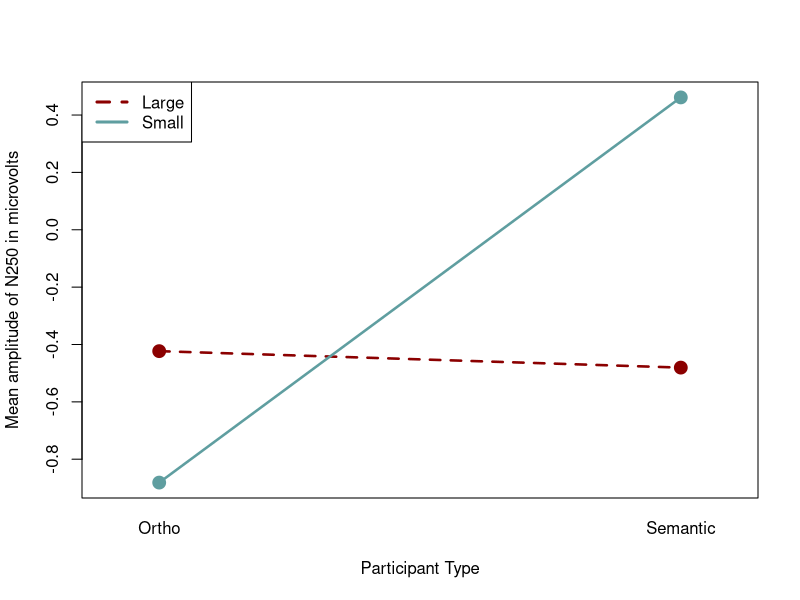
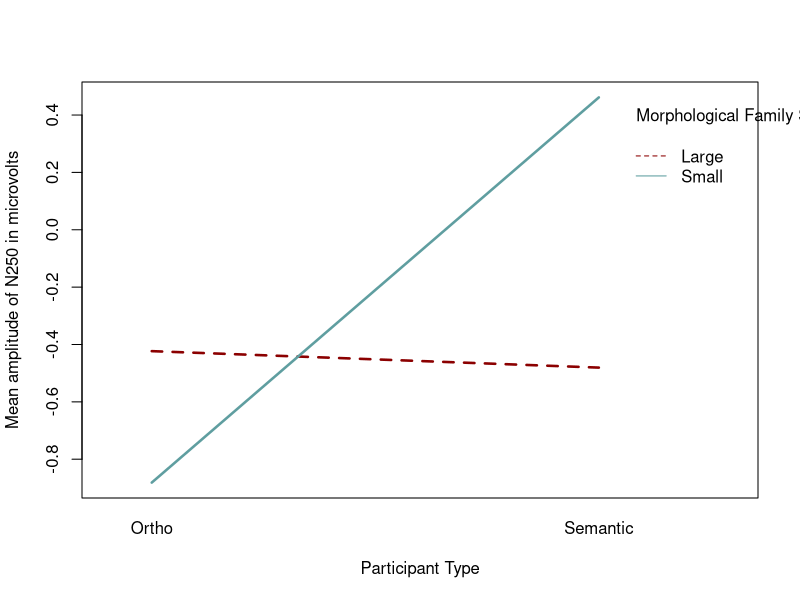
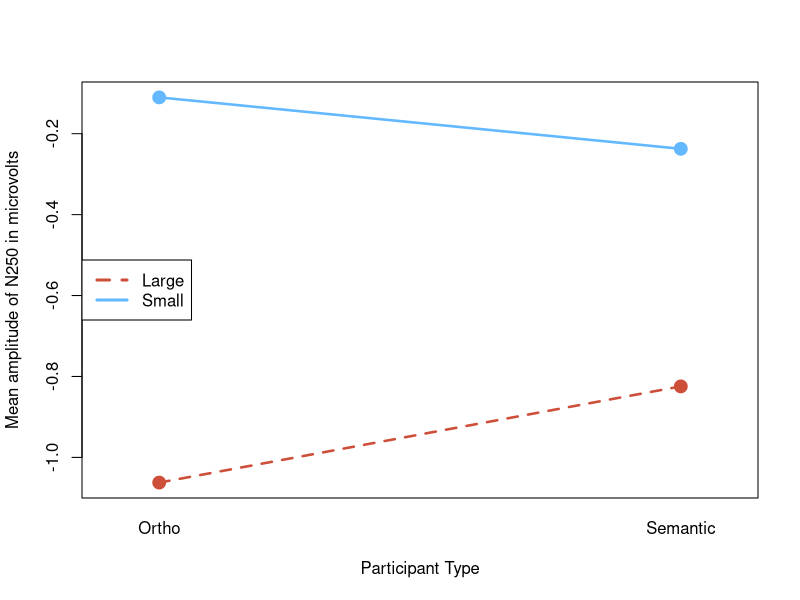
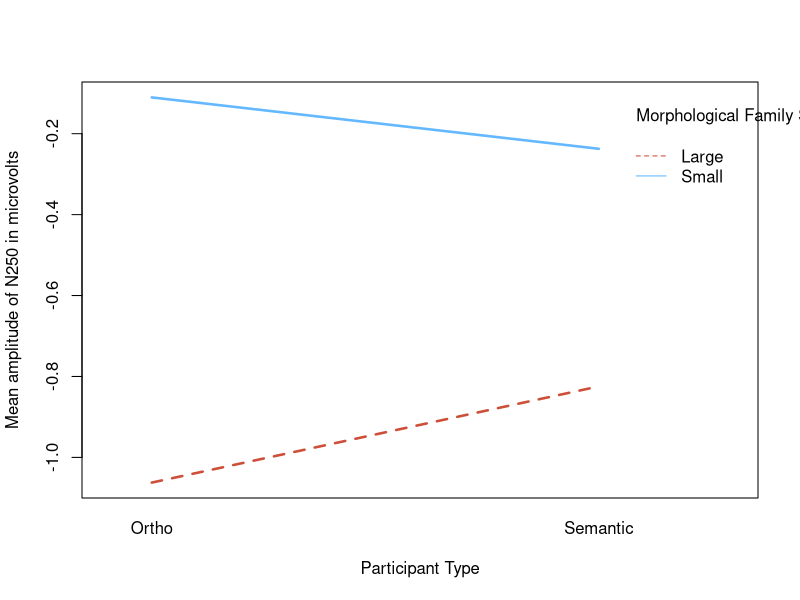
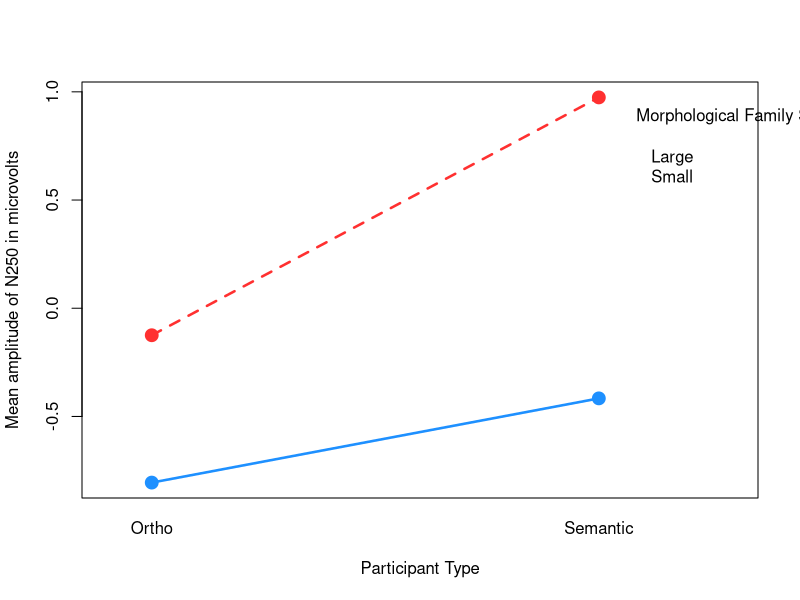
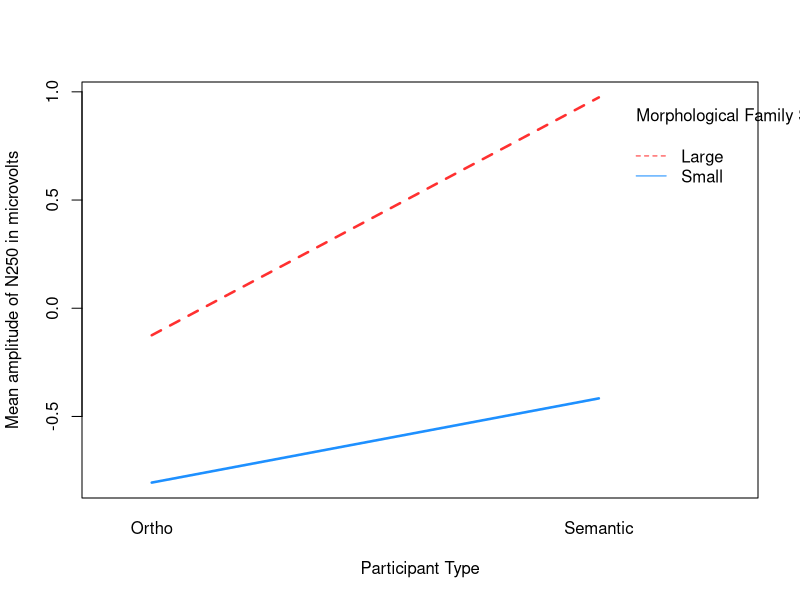

Write R code to recreate these figures, in order.
## ---- chunk 1
knitr::opts_chunk$set(echo = TRUE, message = FALSE, warning = FALSE, error = FALSE)
## ---- chunk 2
library(readr)
library(psych)
library(dplyr)
library(tidyr)
## ---- chunk 3
m21_dem <- read_csv("csv_files/m21_dem_data.csv")
## ---- chunk 4
m21_n250 <- read_csv("csv_files/S101-177_n250.csv")
## ---- chunk 5
m21_n250 <- inner_join(m21_dem,m21_n250, by = "SubjID")
## ---- chunk 6
write_csv(m21_n250, "csv_files/m21_dem_erp_n250_rmna.csv")
## ---- chunk 7
sites = c(3,2, 25, 7, 20, 21, 12, 11, 16)
m21_n250_9 <- dplyr::filter(m21_n250, chindex %in% sites)

## ---- chunk 8
m21_n250_9 <- dplyr::mutate(m21_n250_9,
                            anteriority = case_when(grepl("F", chlabel) ~ "Frontal",
                                              grepl("C", chlabel) ~ "Central",
                                              grepl("P", chlabel) ~ "Parietal"
                                              )
                            )

m21_n250_9 <- dplyr::mutate(m21_n250_9, 
                            laterality = case_when(grepl("3", chlabel) ~ "Left",
                                                    grepl("z", chlabel) ~ "Midline",
                                                    grepl("Z", chlabel) ~ "Midline",
                                                    grepl("4", chlabel) ~ "Right"
                            )
)



m21_n250_9 <- dplyr::mutate(m21_n250_9, 
                            fam_size = case_when(grepl("small", binlabel) ~ "Small",
                                                   grepl("large", binlabel) ~ "Large"
                            )
)
## ---- chunk 9
m21_n250_9b <- dplyr::select(m21_n250_9, 
                             SubjID, 
                             Type, 
                             anteriority, 
                             laterality, 
                             fam_size,
                             value,
                             chlabel,
                             binlabel)
## ---- chunk 10
m21_n250_words <- dplyr::filter(m21_n250_9b, grepl("Critical_word",binlabel))
m21_n250_nwsmpl <- dplyr::filter(m21_n250_9b, grepl("simple",binlabel))
m21_n250_nwcplx <- dplyr::filter(m21_n250_9b, grepl("complex",binlabel))
## ---- chunk 11
options(contrasts = c("contr.helmert", "contr.poly")) 
options("contrasts")
## ---- chunk 12
m1 <- aov(value ~ Type * fam_size * anteriority * laterality, data = m21_n250_words)
m2 <- aov(value ~ Type * fam_size * anteriority * laterality, data = m21_n250_nwsmpl)
m3 <- aov(value ~ Type * fam_size * anteriority * laterality, data = m21_n250_nwcplx)
summary(m1)
summary(m2)
summary(m3)
## ---- chunk 13
library(car)
Anova(m1, type = "III")
Anova(m2, type = "III")
Anova(m3, type = "III")
## ---- chunk 14

interaction.plot(x.factor = m21_n250_words$Type, 
                 trace.factor = m21_n250_words$fam_size, 
                 response = m21_n250_words$value, 
                 xlab = "Participant Type", 
                 ylab = "Mean amplitude of N250 in microvolts", 
                 trace.label = "Morphological Family Size", 
                 col = c('darkred', 'cadetblue'), 
                 type='o',
                 pch=19,
                 lwd=2.5,
                 cex=1.5,
                 legend = FALSE,
                 fixed = TRUE)
 legend("topleft", c("Large","Small"), lwd = 3, col = c('darkred', 'cadetblue'), lty = c(2,1))

interaction.plot(x.factor = m21_n250_words$Type, trace.factor = m21_n250_words$fam_size, response = m21_n250_words$value, xlab = "Participant Type", ylab = "Mean amplitude of N250 in microvolts", trace.label = "Morphological Family Size", col = c('darkred', 'cadetblue'),pch=19,lwd=2.5,cex=1.5,legend = TRUE, xpd = TRUE, fixed = TRUE)

interaction.plot(x.factor = m21_n250_nwsmpl$Type, 
                 trace.factor = m21_n250_nwsmpl$fam_size, 
                 response = m21_n250_nwsmpl$value, 
                 xlab = "Participant Type", 
                 ylab = "Mean amplitude of N250 in microvolts", 
                 trace.label = "Morphological Family Size", 
                 col = c('tomato3', 'steelblue1'), 
                 type='o',
                 pch=19,
                 lwd=2.5,
                 cex=1.5, 
                 legend = FALSE,
                 fixed = TRUE)
legend("left", c("Large","Small"), lwd = 3, col = c('tomato3', 'steelblue1'), lty = c(2,1))

interaction.plot(x.factor = m21_n250_nwsmpl$Type, trace.factor = m21_n250_nwsmpl$fam_size, response = m21_n250_nwsmpl$value, xlab = "Participant Type", ylab = "Mean amplitude of N250 in microvolts", trace.label = "Morphological Family Size", col = c('tomato3', 'steelblue1'), pch=19,lwd=2.5,cex=1.5,legend = TRUE, xpd = TRUE, fixed = TRUE)

interaction.plot(x.factor = m21_n250_nwcplx$Type, trace.factor = m21_n250_nwcplx$fam_size, response = m21_n250_nwcplx$value, xlab = "Participant Type", ylab = "Mean amplitude of N250 in microvolts", trace.label = "Morphological Family Size", col = c('firebrick1', 'dodgerblue'), type='o',pch=19,lwd=2.5,cex=1.5, legend = TRUE, xpd = TRUE, fixed = TRUE)

interaction.plot(x.factor = m21_n250_nwcplx$Type, trace.factor = m21_n250_nwcplx$fam_size, response = m21_n250_nwcplx$value, xlab = "Participant Type", ylab = "Mean amplitude of N250 in microvolts", trace.label = "Morphological Family Size", col = c('firebrick1', 'dodgerblue'),pch=19,lwd=2.5,cex=1.5,legend = TRUE, xpd = TRUE, fixed = TRUE)
